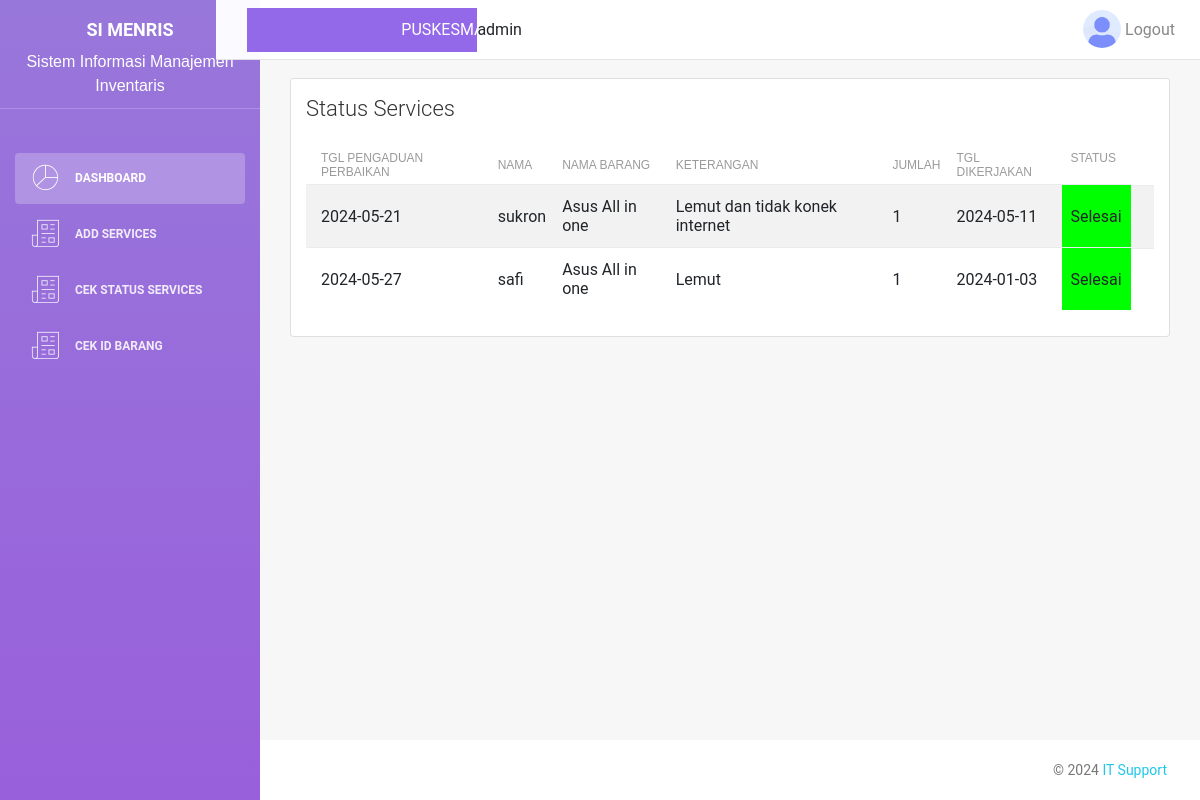
/karyawan/status.php (signed in), run on the app's committed database.
### tables this page shows
CREATE TABLE `pengaduan_perbaikan` (
  `id_pengaduan_perbaikan` int(30) NOT NULL,
  `tgl_pengaduan_perbaikan` date NOT NULL,
  `id_karyawan` int(10) NOT NULL
);

CREATE TABLE `karyawan` (
  `id_karyawan` int(30) NOT NULL,
  `nik` varchar(10) NOT NULL,
  `nama` varchar(100) NOT NULL,
  `jenis_kelamin` enum('Laki-laki','Perempuan','','') DEFAULT NULL,
  `alamat` varchar(100) NOT NULL,
  `id_pengguna` int(10) NOT NULL,
  `username` varchar(100) NOT NULL,
  `password` varchar(100) NOT NULL
);

CREATE TABLE `barang` (
  `id_barang` int(30) NOT NULL,
  `id_poli` int(10) NOT NULL,
  `nama_barang` varchar(100) NOT NULL,
  `jumlah_barang` int(10) NOT NULL
);

CREATE TABLE `pengaduan_perbaikan_detail` (
  `id_pengaduan_perbaikan_detail` int(30) NOT NULL,
  `id_pengaduan_perbaikan` int(10) NOT NULL,
  `id_barang` int(10) NOT NULL,
  `keterangan` varchar(100) NOT NULL,
  `jumlah` int(10) NOT NULL,
  `tgl_pengerjaan` date NOT NULL,
  `status` enum('Pending','Selesai','','') NOT NULL
);

### karyawan/status.php (the view, shortened to what this page needs)
<?php
include_once __DIR__ . '/../config/config.php';
include_once __DIR__ . '/../layout/top_karyawan.php';
$result = mysqli_query($conn, "SELECT pp.id_pengaduan_perbaikan,
pp.tgl_pengaduan_perbaikan,
k.nama AS nama_karyawan,
b.nama_barang,
ppd.keterangan,
ppd.jumlah,
ppd.tgl_pengerjaan,
ppd.status
FROM pengaduan_perbaikan pp
INNER JOIN karyawan k ON pp.id_karyawan = k.id_karyawan
INNER JOIN pengaduan_perbaikan_detail ppd ON pp.id_pengaduan_perbaikan = ppd.id_pengaduan_perbaikan
INNER JOIN barang b ON ppd.id_barang = b.id_barang;
");
?>
                <div class="main-panel">
                    <div class="content">
                        <div class="container-fluid">
                            <div class="row">
                                <div class="col-md-12 mt-5">
                                    <div class="card">
                                        <div class="card-header">
                                            <h4 class="card-title">Status Services</h4>
                                        </div>
                                        <div class="card-body">
                                        <table class="table table-hover table-striped w-100" id="table-1">
                                        <thead>
                                            <tr>
                                            <th>Tgl Pengaduan Perbaikan</th>
                                            <th>Nama</th>
                                            <th>Nama Barang</th>
                                            <th>Keterangan</th>
                                            <th>Jumlah</th>
                                            <th>Tgl dikerjakan</th>
                                            <th>Status</th>
                                            </tr>
                                        </thead>
                                        <tbody>
                                        <?php
                                        while ($data = mysqli_fetch_array($result)) :
                                        ?>
                                        <tr>
                                        <td><?= $data['tgl_pengaduan_perbaikan'] ?></td>
                                        <td><?= $data['nama_karyawan'] ?></td>
                                        <td><?= $data['nama_barang'] ?></td>
                                        <td><?= $data['keterangan'] ?></td>
                                        <td><?= $data['jumlah'] ?></td>
                                        <td><?= $data['tgl_pengerjaan'] ?></td>
                                        <td style="background-color: <?php
                                        if ($data['status'] === 'Selesai') {
                                            echo '	#00FF00';
                                        } elseif ($data['status'] === 'Pending') {
                                            echo '#FFA500';
                                        } elseif ($data['status'] === 'Proses') {
                                            echo '#FF4500';
                                        } else {
                                            echo 'inherit';
                                        }
                                         ?>">
                                        <?php echo $data['status']; ?>
                                        </td>
                                        <td>
                                        </tr>
                                        <?php
                                        endwhile;
                                        ?>
                                        </tbody>
                                        </table>
                                        </div>
                                    </div>
                                </div>
                            </div>
                        </div>
                    </div>
                </div>
            <?php
             include_once ('../layout/footer.php');
           ?>

### data on the page
pengaduan_perbaikan: tgl_pengaduan_perbaikan "2024-05-21", id_karyawan.nama "sukron", barang.nama_barang "Asus All in one", pengaduan_perbaikan_detail.keterangan "Lemut dan tidak konek internet", pengaduan_perbaikan_detail.jumlah "1", pengaduan_perbaikan_detail.tgl_pengerjaan "2024-05-11", pengaduan_perbaikan_detail.status "Selesai"
pengaduan_perbaikan: tgl_pengaduan_perbaikan "2024-05-27", id_karyawan.nama "safi", barang.nama_barang "Asus All in one", pengaduan_perbaikan_detail.keterangan "Lemut", pengaduan_perbaikan_detail.jumlah "1", pengaduan_perbaikan_detail.tgl_pengerjaan "2024-01-03", pengaduan_perbaikan_detail.status "Selesai"

### other printed values
$_SESSION ['username'] "admin"
